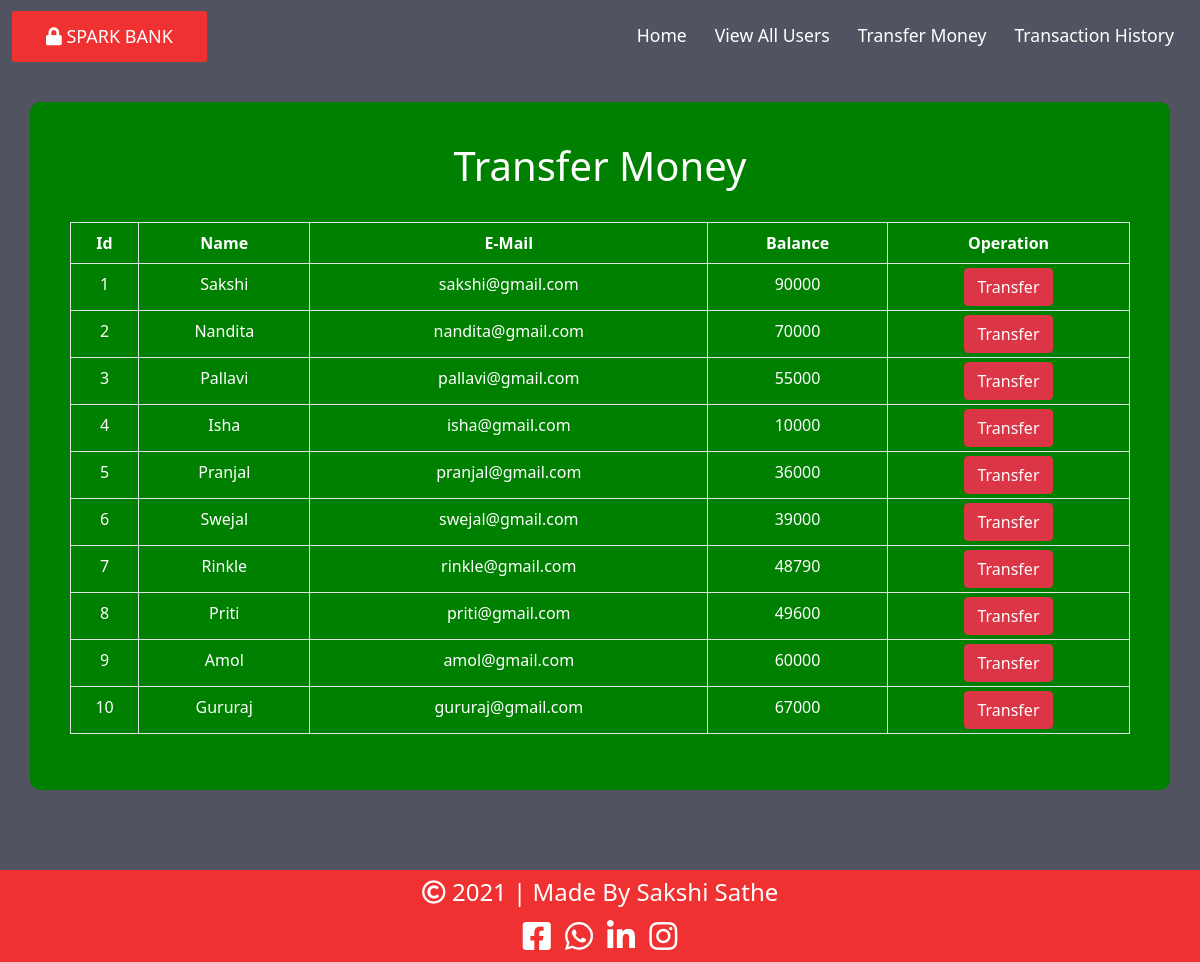
The page /transfer_money.php on the database its author committed.
### tables this page shows
CREATE TABLE `users` (
  `id` int(3) NOT NULL,
  `name` text(70) NOT NULL,
  `email` varchar(50) NOT NULL,
  `balance` int(8) NOT NULL
);

### transfer_money.php (the view, shortened to what this page needs)
<?php
include 'config.php';
$sql = "SELECT * FROM users";
$result = mysqli_query($conn, $sql);
?>
<?php
include('nav.php');
include  'bg.php';
?>
<div class="container">
    <h1>Transfer Money</h1>
    <br>
    <div class="row">
        <div class="col">
            <div class="table-responsive-sm">
                <table class="table table-sm  table-condensed table-bordered">
                    <thead>
                        <tr>
                            <th scope="col" class="text-center py-2">Id</th>
                            <th scope="col" class="text-center py-2">Name</th>
                            <th scope="col" class="text-center py-2">E-Mail</th>
                            <th scope="col" class="text-center py-2">Balance</th>
                            <th scope="col" class="text-center py-2">Operation</th>
                        </tr>
                    </thead>
                    <tbody>
                        <?php
                        while ($rows = mysqli_fetch_assoc($result)) {
                        ?>
                        <tr>
                            <td class="py-2"><?php echo $rows['id'] ?></td>
                            <td class="py-2"><?php echo $rows['name'] ?></td>
                            <td class="py-2"><?php echo $rows['email'] ?></td>
                            <td class="py-2"><?php echo $rows['balance'] ?></td>
                            <td><a href="selectuserdetail.php?id= <?php echo $rows['id']; ?>"> <button type="button"
                                        class="btn btn-danger">Transfer</button></a></td>
                        </tr>
                        <?php
                        }
                        ?>
                    </tbody>
                </table>
            </div>
        </div>
    </div>
</div>
<?php include('footer.php'); ?>
</body>
</html>

### nav.php (style rules this page uses)
* { padding: 0; margin: 0; box-sizing: border-box; }
:root { --primary-color: rgb(239, 49, 49); }

### bg.php (style rules this page uses)
body { min-height: 100vh; width: 100%; background-image: linear-gradient(rgba(7, 12, 29, 0.7), rgba(7, 11, 29, 0.7)), url("https://images.unsplash.com/photo-1550565118-3a14e8d0386f?ixlib=rb-1.2.1&ixid=MnwxMjA3fDB8MHxzZWFyY2h8NHx8YmFua3xlbnwwfHwwfHw%3D&auto=format&fit=crop&w=500&q=60"); background-position: center; background-size: cover ; position: relative; }
.container { text-align: center; color: #fff; background: green; padding: 40px; border-radius: 10px; margin-bottom: 10vh; }
thead { color: #fff; }
tbody tr { color: #fff; }

### rows shown on the page
users: id "1", name "Sakshi", email "sakshi@gmail.com", balance "90000"
users: id "2", name "Nandita", email "nandita@gmail.com", balance "70000"
users: id "3", name "Pallavi", email "pallavi@gmail.com", balance "55000"
users: id "4", name "Isha", email "isha@gmail.com", balance "10000"
users: id "5", name "Pranjal", email "pranjal@gmail.com", balance "36000"
users: id "6", name "Swejal", email "swejal@gmail.com", balance "39000"
users: id "7", name "Rinkle", email "rinkle@gmail.com", balance "48790"
users: id "8", name "Priti", email "priti@gmail.com", balance "49600"
users: id "9", name "Amol", email "amol@gmail.com", balance "60000"
users: id "10", name "Gururaj", email "gururaj@gmail.com", balance "67000"
